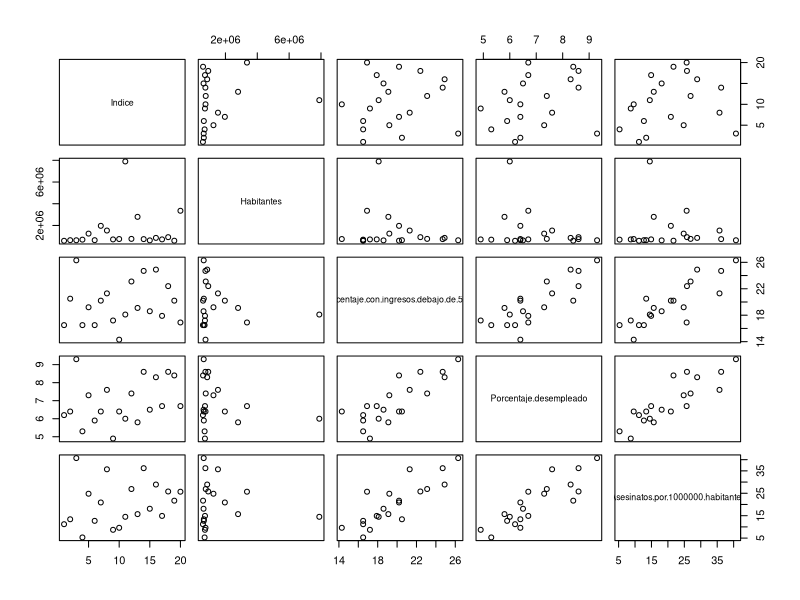
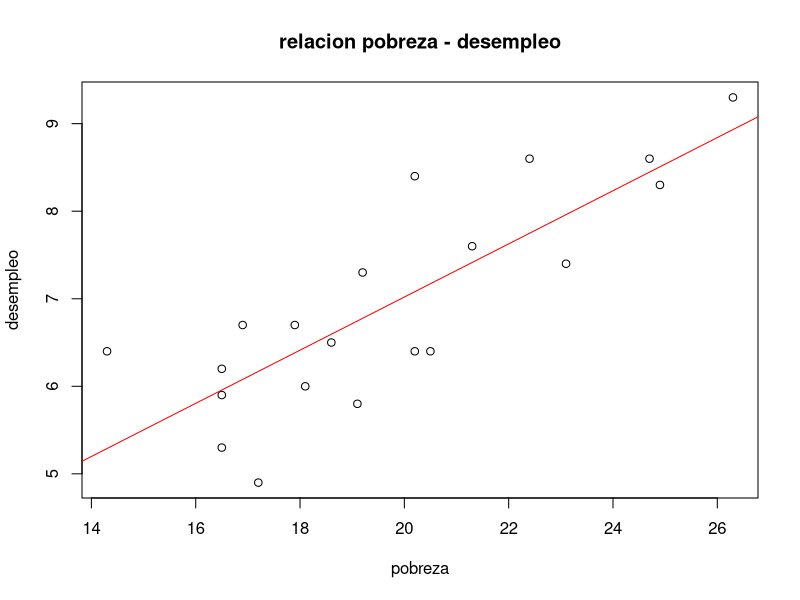
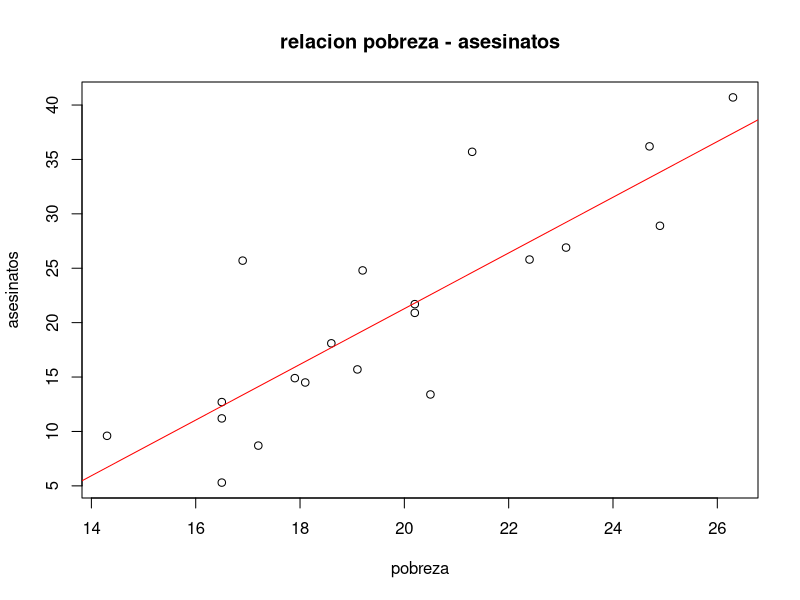

Reproduce these figures in R, in order.
install.packages("RColorBrewer")
library("RColorBrewer")
color <- brewer.pal(9, "Pastel1")
pobreza <- read.csv("PobrezaDesempleoAsesinatos.csv", header=TRUE)

#exploración de datos
pairs(pobreza)
cor(pobreza)

#regresion lineal pobreza - desempleo
regresionPobrezaDesempleo = lm(pobreza$Porcentaje.desempleado ~ pobreza$Porcentaje.con.ingresos.debajo.de.5000)
plot(pobreza$Porcentaje.con.ingresos.debajo.de.5000, pobreza$Porcentaje.desempleado, main = "relacion pobreza - desempleo", xlab="pobreza", ylab="desempleo")
abline(regresionPobrezaDesempleo, col="red")

#verificacion pobreza - desempleo
pobrezaDesempleo = function(desempleo) {
    0.9486 + 0.3036 * desempleo
}

#regresion lineal pobreza - asesinatos
regresionPobrezaAsesinatos = lm(pobreza$Asesinatos.por.1000000.habitantes ~ pobreza$Porcentaje.con.ingresos.debajo.de.5000)
plot(pobreza$Porcentaje.con.ingresos.debajo.de.5000, pobreza$Asesinatos.por.1000000.habitantes, main = "relacion pobreza - asesinatos", xlab="pobreza", ylab="asesinatos")
abline(regresionPobrezaAsesinatos, col="red")

#verificacion pobreza - asesinatos
pobrezaAsesinatos = function(asesinatos) {
    -29.901 + 2.559 * asesinatos
}